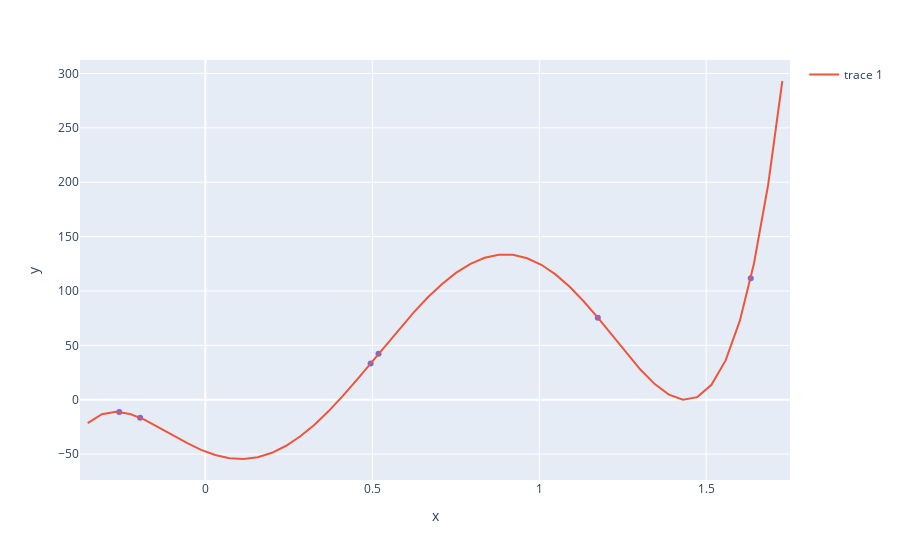

Notebook code cell kept with this figure:
### Markdown cell above
#### Make regression without regularization

### Code cell
def loss_func(w: np.ndarray) -> float:
    """
    loss function without any regularization
    
    :param w: weight matrix
    :return: sum of squared errors loss 
    """
    
    return ((X_pol @ w - y) ** 2).sum()


# find the solution of the equation x @ w = y by minimization of the loss function
w_opt = minimize(loss_func, [1] * X_pol.shape[1])['x']


# data for lineplot
min_max_delta = 0.05 * (X.max() - X.min()) # constant for predicting values to the left and to the right 

x_axis = np.linspace(X.min() - min_max_delta,
                     X.max() + min_max_delta,
                     50)

y_axis = PolynomialFeatures(degree).fit_transform(x_axis.reshape(-1, 1)) @ w_opt

# drawing plot
fig = px.scatter({'x': X.reshape(-1), 'y': y}, x='x', y='y')
fig = fig.add_scatter(x=x_axis, y=y_axis, mode='lines')
fig.show()

# let's print the coefficients before the powers of x
print(np.round(w_opt, 4))

### Figure 1 — Plotly figure (JSON) as saved in the notebook; plotly's stock layout.template omitted (floating-point values rounded to 4 significant figures)
{"data": [{"hovertemplate": "x=%{x}<br>y=%{y}<extra></extra>", "legendgroup": "", "marker": {"color": "#636efa", "symbol": "circle"}, "mode": "markers", "name": "", "orientation": "v", "showlegend": false, "type": "scatter", "x": [1.633, 1.175, -0.1953, 0.495, 0.5187, -0.2579], "xaxis": "x", "y": [111.7, 75.43, -16.47, 33.44, 42.24, -11.15], "yaxis": "y"}, {"mode": "lines", "type": "scatter", "x": [-0.3524, -0.31, -0.2675, -0.225, -0.1826, -0.1401, -0.09768, -0.05522, -0.01276, 0.02969, 0.07215, 0.1146, 0.1571, 0.1995, 0.242, 0.2844, 0.3269, 0.3693, 0.4118, 0.4543, 0.4967, 0.5392, 0.5816, 0.6241, 0.6665, 0.709, 0.7515, 0.7939, 0.8364, 0.8788, 0.9213, 0.9637, 1.006, 1.049, 1.091, 1.134, 1.176, 1.218, 1.261, 1.303, 1.346, 1.388, 1.431, 1.473, 1.516, 1.558, 1.601, 1.643, 1.686, 1.728], "y": [-21.55, -13.26, -11.0, -13.13, -18.22, -25.02, -32.48, -39.72, -46.03, -50.85, -53.76, -54.47, -52.82, -48.75, -42.31, -33.62, -22.9, -10.42, 3.493, 18.46, 34.07, 49.89, 65.48, 80.39, 94.19, 106.5, 116.8, 124.9, 130.5, 133.3, 133.2, 130.1, 124.1, 115.3, 103.9, 90.35, 75.19, 59.09, 42.88, 27.58, 14.38, 4.69, 0.0946, 2.412, 13.68, 36.19, 72.45, 125.3, 197.7, 293.1]}], "layout": {"legend": {"tracegroupgap": 0}, "margin": {"t": 60}, "xaxis": {"anchor": "y", "domain": [0, 1], "title": {"text": "x"}}, "yaxis": {"anchor": "x", "domain": [0, 1], "title": {"text": "y"}}}}
